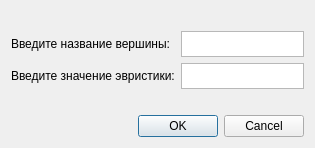
<?xml version="1.0" encoding="UTF-8"?>
<ui version="4.0">
 <class>input_vertex</class>
 <widget class="QDialog" name="input_vertex">
  <property name="geometry">
   <rect>
    <x>0</x>
    <y>0</y>
    <width>315</width>
    <height>148</height>
   </rect>
  </property>
  <property name="windowTitle">
   <string>Добавление вершины</string>
  </property>
  <layout class="QVBoxLayout" name="verticalLayout">
   <item>
    <spacer name="verticalSpacer">
     <property name="orientation">
      <enum>Qt::Vertical</enum>
     </property>
     <property name="sizeHint" stdset="0">
      <size>
       <width>20</width>
       <height>40</height>
      </size>
     </property>
    </spacer>
   </item>
   <item>
    <layout class="QGridLayout" name="gridLayout_2">
     <item row="0" column="0">
      <widget class="QLabel" name="label">
       <property name="styleSheet">
        <string notr="true">font: 14pt &quot;.AppleSystemUIFont&quot;;</string>
       </property>
       <property name="text">
        <string>Введите название вершины: </string>
       </property>
      </widget>
     </item>
     <item row="0" column="1">
      <widget class="QTextEdit" name="textEdit">
       <property name="maximumSize">
        <size>
         <width>16777215</width>
         <height>26</height>
        </size>
       </property>
      </widget>
     </item>
     <item row="1" column="0">
      <widget class="QLabel" name="label_2">
       <property name="styleSheet">
        <string notr="true">font: 14pt &quot;.AppleSystemUIFont&quot;;</string>
       </property>
       <property name="text">
        <string>Введите значение эвристики:</string>
       </property>
      </widget>
     </item>
     <item row="1" column="1">
      <widget class="QTextEdit" name="textEdit_2">
       <property name="maximumSize">
        <size>
         <width>16777215</width>
         <height>26</height>
        </size>
       </property>
      </widget>
     </item>
    </layout>
   </item>
   <item>
    <spacer name="verticalSpacer_2">
     <property name="orientation">
      <enum>Qt::Vertical</enum>
     </property>
     <property name="sizeHint" stdset="0">
      <size>
       <width>20</width>
       <height>40</height>
      </size>
     </property>
    </spacer>
   </item>
   <item>
    <widget class="QDialogButtonBox" name="buttonBox">
     <property name="orientation">
      <enum>Qt::Horizontal</enum>
     </property>
     <property name="standardButtons">
      <set>QDialogButtonBox::Cancel|QDialogButtonBox::Ok</set>
     </property>
    </widget>
   </item>
  </layout>
 </widget>
 <resources/>
 <connections>
  <connection>
   <sender>buttonBox</sender>
   <signal>accepted()</signal>
   <receiver>input_vertex</receiver>
   <slot>accept()</slot>
   <hints>
    <hint type="sourcelabel">
     <x>248</x>
     <y>254</y>
    </hint>
    <hint type="destinationlabel">
     <x>157</x>
     <y>274</y>
    </hint>
   </hints>
  </connection>
  <connection>
   <sender>buttonBox</sender>
   <signal>rejected()</signal>
   <receiver>input_vertex</receiver>
   <slot>reject()</slot>
   <hints>
    <hint type="sourcelabel">
     <x>316</x>
     <y>260</y>
    </hint>
    <hint type="destinationlabel">
     <x>286</x>
     <y>274</y>
    </hint>
   </hints>
  </connection>
 </connections>
</ui>
